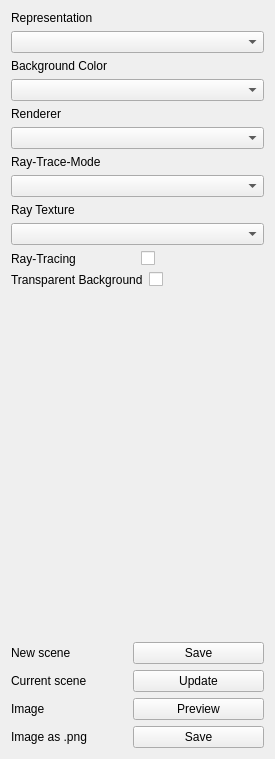
            <widget class="QWidget" name="image_page">
             <layout class="QVBoxLayout" name="verticalLayout_51">
              <item>
               <layout class="QVBoxLayout" name="verticalLayout_15">
                <item>
                 <widget class="QLabel" name="label_25">
                  <property name="text">
                   <string>Representation</string>
                  </property>
                 </widget>
                </item>
                <item>
                 <widget class="QComboBox" name="box_representation"/>
                </item>
               </layout>
              </item>
              <item>
               <layout class="QVBoxLayout" name="verticalLayout_47">
                <item>
                 <widget class="QLabel" name="label_24">
                  <property name="text">
                   <string>Background Color</string>
                  </property>
                 </widget>
                </item>
                <item>
                 <widget class="QComboBox" name="box_bg_color"/>
                </item>
               </layout>
              </item>
              <item>
               <layout class="QVBoxLayout" name="verticalLayout_48">
                <item>
                 <widget class="QLabel" name="label_8">
                  <property name="text">
                   <string>Renderer</string>
                  </property>
                 </widget>
                </item>
                <item>
                 <widget class="QComboBox" name="box_renderer"/>
                </item>
               </layout>
              </item>
              <item>
               <layout class="QVBoxLayout" name="verticalLayout_49">
                <item>
                 <widget class="QLabel" name="label_10">
                  <property name="text">
                   <string>Ray-Trace-Mode</string>
                  </property>
                 </widget>
                </item>
                <item>
                 <widget class="QComboBox" name="box_ray_trace_mode"/>
                </item>
               </layout>
              </item>
              <item>
               <layout class="QVBoxLayout" name="verticalLayout_50">
                <item>
                 <widget class="QLabel" name="label_14">
                  <property name="text">
                   <string>Ray Texture</string>
                  </property>
                 </widget>
                </item>
                <item>
                 <widget class="QComboBox" name="box_ray_texture"/>
                </item>
               </layout>
              </item>
              <item>
               <layout class="QHBoxLayout" name="horizontalLayout_14">
                <item>
                 <widget class="QLabel" name="label_26">
                  <property name="text">
                   <string>Ray-Tracing</string>
                  </property>
                 </widget>
                </item>
                <item>
                 <widget class="QCheckBox" name="cb_ray_tracing">
                  <property name="text">
                   <string/>
                  </property>
                 </widget>
                </item>
               </layout>
              </item>
              <item>
               <layout class="QHBoxLayout" name="horizontalLayout_9">
                <item>
                 <widget class="QLabel" name="label_23">
                  <property name="text">
                   <string>Transparent Background</string>
                  </property>
                 </widget>
                </item>
                <item>
                 <widget class="QCheckBox" name="cb_transparent_bg">
                  <property name="text">
                   <string/>
                  </property>
                 </widget>
                </item>
               </layout>
              </item>
              <item>
               <spacer name="verticalSpacer_5">
                <property name="orientation">
                 <enum>Qt::Vertical</enum>
                </property>
                <property name="sizeHint" stdset="0">
                 <size>
                  <width>20</width>
                  <height>349</height>
                 </size>
                </property>
               </spacer>
              </item>
              <item>
               <layout class="QVBoxLayout" name="verticalLayout_13">
                <item>
                 <layout class="QHBoxLayout" name="horizontalLayout_19">
                  <item>
                   <widget class="QLabel" name="label">
                    <property name="text">
                     <string>New scene</string>
                    </property>
                   </widget>
                  </item>
                  <item>
                   <spacer name="horizontalSpacer_16">
                    <property name="orientation">
                     <enum>Qt::Horizontal</enum>
                    </property>
                    <property name="sizeHint" stdset="0">
                     <size>
                      <width>40</width>
                      <height>20</height>
                     </size>
                    </property>
                   </spacer>
                  </item>
                  <item>
                   <widget class="QPushButton" name="btn_save_scene">
                    <property name="sizePolicy">
                     <sizepolicy hsizetype="Fixed" vsizetype="Fixed">
                      <horstretch>0</horstretch>
                      <verstretch>0</verstretch>
                     </sizepolicy>
                    </property>
                    <property name="minimumSize">
                     <size>
                      <width>131</width>
                      <height>0</height>
                     </size>
                    </property>
                    <property name="text">
                     <string>Save</string>
                    </property>
                   </widget>
                  </item>
                 </layout>
                </item>
                <item>
                 <layout class="QHBoxLayout" name="horizontalLayout_21">
                  <item>
                   <widget class="QLabel" name="label_2">
                    <property name="text">
                     <string>Current scene</string>
                    </property>
                   </widget>
                  </item>
                  <item>
                   <spacer name="horizontalSpacer_17">
                    <property name="orientation">
                     <enum>Qt::Horizontal</enum>
                    </property>
                    <property name="sizeHint" stdset="0">
                     <size>
                      <width>40</width>
                      <height>20</height>
                     </size>
                    </property>
                   </spacer>
                  </item>
                  <item>
                   <widget class="QPushButton" name="btn_update_scene">
                    <property name="sizePolicy">
                     <sizepolicy hsizetype="Fixed" vsizetype="Fixed">
                      <horstretch>0</horstretch>
                      <verstretch>0</verstretch>
                     </sizepolicy>
                    </property>
                    <property name="minimumSize">
                     <size>
                      <width>131</width>
                      <height>0</height>
                     </size>
                    </property>
                    <property name="text">
                     <string>Update</string>
                    </property>
                   </widget>
                  </item>
                 </layout>
                </item>
                <item>
                 <layout class="QHBoxLayout" name="horizontalLayout_28">
                  <item>
                   <widget class="QLabel" name="label_4">
                    <property name="text">
                     <string>Image</string>
                    </property>
                   </widget>
                  </item>
                  <item>
                   <spacer name="horizontalSpacer_18">
                    <property name="orientation">
                     <enum>Qt::Horizontal</enum>
                    </property>
                    <property name="sizeHint" stdset="0">
                     <size>
                      <width>40</width>
                      <height>20</height>
                     </size>
                    </property>
                   </spacer>
                  </item>
                  <item>
                   <widget class="QPushButton" name="btn_preview_image">
                    <property name="sizePolicy">
                     <sizepolicy hsizetype="Fixed" vsizetype="Fixed">
                      <horstretch>0</horstretch>
                      <verstretch>0</verstretch>
                     </sizepolicy>
                    </property>
                    <property name="minimumSize">
                     <size>
                      <width>131</width>
                      <height>0</height>
                     </size>
                    </property>
                    <property name="text">
                     <string>Preview</string>
                    </property>
                   </widget>
                  </item>
                 </layout>
                </item>
                <item>
                 <layout class="QHBoxLayout" name="horizontalLayout_29">
                  <item>
                   <widget class="QLabel" name="label_6">
                    <property name="text">
                     <string>Image as .png</string>
                    </property>
                   </widget>
                  </item>
                  <item>
                   <spacer name="horizontalSpacer_19">
                    <property name="orientation">
                     <enum>Qt::Horizontal</enum>
                    </property>
                    <property name="sizeHint" stdset="0">
                     <size>
                      <width>40</width>
                      <height>20</height>
                     </size>
                    </property>
                   </spacer>
                  </item>
                  <item>
                   <widget class="QPushButton" name="btn_save_image">
                    <property name="sizePolicy">
                     <sizepolicy hsizetype="Fixed" vsizetype="Fixed">
                      <horstretch>0</horstretch>
                      <verstretch>0</verstretch>
                     </sizepolicy>
                    </property>
                    <property name="minimumSize">
                     <size>
                      <width>131</width>
                      <height>0</height>
                     </size>
                    </property>
                    <property name="text">
                     <string>Save</string>
                    </property>
                   </widget>
                  </item>
                 </layout>
                </item>
               </layout>
              </item>
             </layout>
            </widget>
